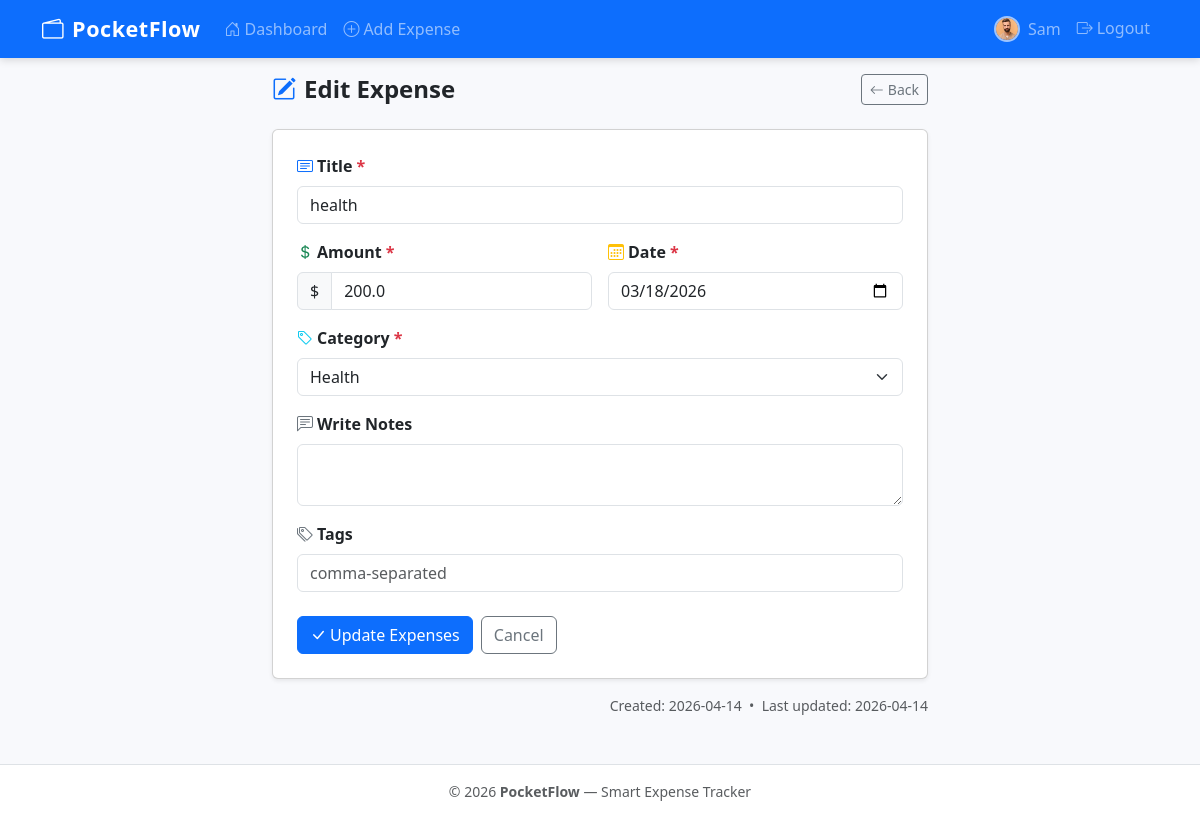
Screenshot of /expense/edit/22 (signed in) with the database file from the repository.
### tables this page shows
CREATE TABLE expenses (
            id         INTEGER PRIMARY KEY AUTOINCREMENT,
            user_id    INTEGER NOT NULL,
            title      TEXT    NOT NULL,
            amount     REAL    NOT NULL,
            date       TEXT    NOT NULL,
            category   TEXT    NOT NULL,
            notes      TEXT    NOT NULL DEFAULT '',
            tags       TEXT    NOT NULL DEFAULT '',
            created_at TEXT    NOT NULL DEFAULT (datetime('now')),
            updated_at TEXT    NOT NULL DEFAULT (datetime('now')),
            FOREIGN KEY (user_id) REFERENCES users(id) ON DELETE CASCADE
        );

### app.py (the view, shortened to what this page needs)
@app.route('/expense/edit/<int:expense_id>', methods=['GET', 'POST'])
@login_required
def edit_expense(expense_id):
    conn    = get_db()
    expense = conn.execute(
        'SELECT * FROM expenses WHERE id = ? AND user_id = ?',
        [expense_id, session['user_id']]
    ).fetchone()
    conn.close()
    if not expense:
        flash('Expense not found.', 'danger')
        return redirect(url_for('dashboard'))
    return render_template('expenses/edit_expense.html', expense=expense, categories=CATEGORIES)

### app.py (called while the page is built, shortened)
def get_db():
    conn = sqlite3.connect(DATABASE)
    conn.row_factory = sqlite3.Row
    conn.execute('PRAGMA foreign_keys = ON')
    return conn

def login_required(f):
    @wraps(f)
    def decorated(*args, **kwargs):
        if 'user_id' not in session:
            flash('Please log in to continue.', 'warning')
            return redirect(url_for('login'))
        return f(*args, **kwargs)
    return decorated

@app.before_request
def load_user_from_remember_token():
    if 'user_id' in session:
        return

### templates/expenses/edit_expense.html (shortened to what this page needs)
{% extends 'base.html' %}
{% block content %}
<div class="container" style="max-width:680px">
  <div class="page-header">
    <h2><i class="bi bi-pencil-square me-2 text-primary"></i>Edit Expense</h2>
    <a href="{{ url_for('dashboard') }}" class="btn btn-outline-secondary btn-sm">
      <i class="bi bi-arrow-left me-1"></i>Back
    </a>
  </div>
  <div class="card shadow-sm">
    <div class="card-body p-4">
      <form method="POST" action="{{ url_for('edit_expense', expense_id=expense.id) }}" novalidate>
        <div class="mb-3">
          <label for="title" class="form-label fw-semibold">
            <i class="bi bi-card-text me-1 text-primary"></i>Title <span class="text-danger">*</span>
          </label>
          <input type="text" id="title" name="title" class="form-control"
                 value="{{ request.form.get('title', expense.title) }}" required>
        </div>
        <div class="row g-3 mb-3">
          <div class="col-sm-6">
            <label for="amount" class="form-label fw-semibold">
              <i class="bi bi-currency-dollar me-1 text-success"></i>Amount <span class="text-danger">*</span>
            </label>
            <div class="input-group">
              <span class="input-group-text">$</span>
              <input type="number" id="amount" name="amount" class="form-control"
                     step="0.01" min="0.01"
                     value="{{ request.form.get('amount', expense.amount) }}" required>
            </div>
          </div>
          <div class="col-sm-6">
            <label for="date" class="form-label fw-semibold">
              <i class="bi bi-calendar3 me-1 text-warning"></i>Date <span class="text-danger">*</span>
            </label>
            <input type="date" id="date" name="date" class="form-control"
                   value="{{ request.form.get('date', expense.date) }}" required>
          </div>
        </div>
        <div class="mb-3">
          <label for="category" class="form-label fw-semibold">
            <i class="bi bi-tag me-1 text-info"></i>Category <span class="text-danger">*</span>
          </label>
          <select id="category" name="category" class="form-select" required>
            {% for cat in categories %}
              <option value="{{ cat }}"
                {{ 'selected' if request.form.get('category', expense.category) == cat }}>
                {{ cat }}
              </option>
            {% endfor %}
          </select>
        </div>
        <div class="mb-3">
          <label for="notes" class="form-label fw-semibold">
            <i class="bi bi-chat-left-text me-1 text-secondary"></i>Write Notes
          </label>
          <textarea id="notes" name="notes" class="form-control" rows="2">{{ request.form.get('notes', expense.notes) }}</textarea>
        </div>
        <div class="mb-4">
          <label for="tags" class="form-label fw-semibold">
            <i class="bi bi-tags me-1 text-secondary"></i>Tags
          </label>
          <input type="text" id="tags" name="tags" class="form-control"
                 placeholder="comma-separated"
                 value="{{ request.form.get('tags', expense.tags) }}">
        </div>
        <div class="d-flex gap-2">
          <button type="submit" class="btn btn-primary">
            <i class="bi bi-check-lg me-1"></i>Update Expenses
          </button>
          <a href="{{ url_for('dashboard') }}" class="btn btn-outline-secondary">Cancel</a>
        </div>
      </form>
    </div>
  </div>
  <div class="text-muted small mt-3 text-end">
    Created: {{ expense.created_at[:10] }}
    &nbsp;&bull;&nbsp;
    Last updated: {{ expense.updated_at[:10] }}
  </div>
</div>
{% endblock %}

### static/css/style.css (style rules this page uses)
:root { --pf-primary: #4e73df; --pf-success: #1cc88a; --pf-warning: #f6c23e; --pf-danger: #e74a3b; --pf-info: #36b9cc; --pf-secondary: #858796; --pf-bg: #f8f9fc; }
body { background-color: var(--pf-bg); font-family: 'Segoe UI', system-ui, -apple-system, sans-serif; min-height: 100vh; display: flex; flex-direction: column; }
.page-header { display: flex; align-items: center; justify-content: space-between; margin-bottom: 1.5rem; flex-wrap: wrap; gap: .5rem; }
.page-header h2 { margin: 0; font-weight: 700; font-size: 1.5rem; }

### rows the page displays
expenses: title "health", amount "200.0", date "03/18/2026", created_at "2026-04-14", updated_at "2026-04-14"

### other values shown
{{ session.username }} "Sam"
form field category "Health"
